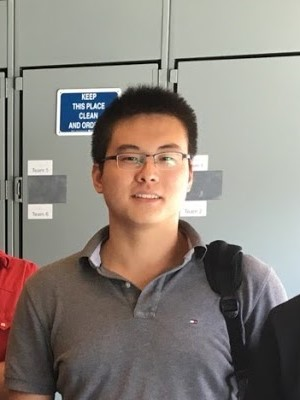
%> input picture hws/hw 3/IMG_2504 me.jpg, 300 x 400 px
$ octave hw3_pro1_skinColorDetection.m   (GNU Octave 9; MATLAB toolbox functions it lacks are replaced by stand-ins)
%> lines starting %> are read from the running program, lines starting %| are printed output that depends on the picture; in (x1, y1, x2, y2) boxes, pixels count from 0 and x2, y2 are one past the last pixel; in counts of white or black regions, pixels touching at a corner belong together; the program's own positions count from 1
clc; clear all; close all;
%% load input image
img = imread('IMG_2504 me.jpg');   % load the image into matrix
%> img is the input picture: size 400x300x3 uint8; mean R, G, B 139.8, 131.9, 124.6
figure
imshow(uint8(img));

[rows_img, cols_img,~] = size(img);   % image size
%> rows_img = 400; cols_img = 300
img_blank = ones(rows_img, cols_img, 3)*255;
%% RGB
img_RGB = img_blank;
for i = 2:rows_img-1
    for j = 2: cols_img-1
        R = img(i,j,1);
        G = img(i,j,2);
        B = img(i,j,3);
        if (R>95 && G>40 && B>20 && R>G && R>B && abs(R-G)>15)
            img_RGB(i,j,1) = 0;
            img_RGB(i,j,2) = 0;
            img_RGB(i,j,3) = 0;
        end
    end
end
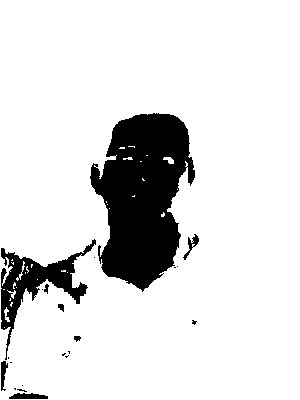
%> img_RGB: size 400x300x3 double; 86.9% white; 21 black regions (13 under 20 px), largest, box (x1, y1, x2, y2) and area: (90, 113, 195, 292) 12243, (1, 239, 96, 360) 2912, (9, 393, 48, 399) 179
figure
imshow(uint8(img_RGB));
%% Normalized rgb
img_NormalizedRGB = img_blank;
map_R = img(:,:,1);
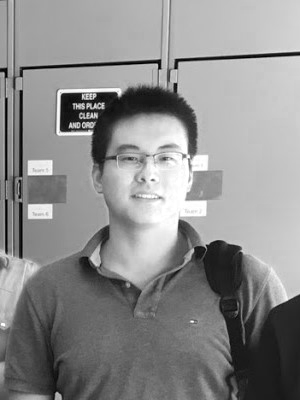
%> map_R: size 400x300 uint8; min 0, max 255, mean 139.8
map_G = img(:,:,2);
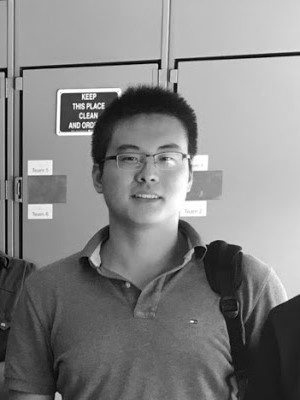
%> map_G: size 400x300 uint8; min 0, max 255, mean 131.9
map_B = img(:,:,3);
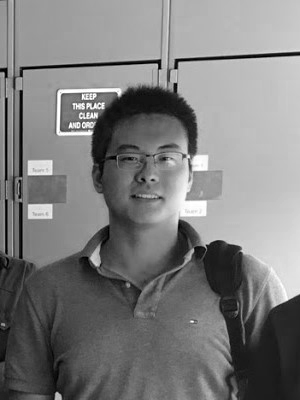
%> map_B: size 400x300 uint8; min 0, max 255, mean 124.6
for i = 2:rows_img-1
    for j = 2: cols_img-1
        R = map_R(i,j);
        G = map_G(i,j);
        B = map_B(i,j);
        r = double(R)/(double(R)+double(G)+double(B))*255;
        g = double(G)/(double(R)+double(G)+double(B))*255;
        b = double(B)/(double(R)+double(G)+double(B))*255;
        if (r>95 && g>40 && b>20 && r>g && r>b && abs(r-g)>15)
            img_NormalizedRGB(i,j,1) = 0;
            img_NormalizedRGB(i,j,2) = 0;
            img_NormalizedRGB(i,j,3) = 0;
        end
    end
end
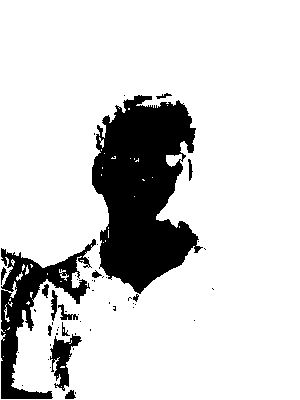
%> img_NormalizedRGB: size 400x300x3 double; 83.2% white; 53 black regions (39 under 20 px), largest, box (x1, y1, x2, y2) and area: (92, 95, 203, 294) 14113, (1, 239, 96, 399) 4537, (50, 334, 82, 391) 760
figure
imshow(uint8(img_NormalizedRGB));
%% build-in function
img_hsv = rgb2hsv(img);
%> img_hsv: size 400x300x3 double; mean H, S, V 0.28, 0.152, 0.561
figure
imshow(uint8(img_hsv*255));
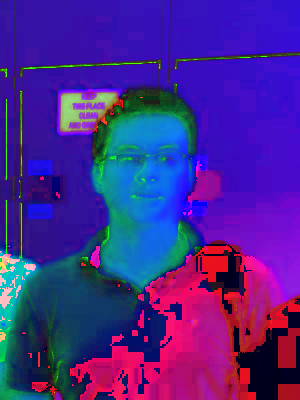
%> displayed picture: size 400x300x3, on the screen's scale of 0 to 255; mean R, G, B 71.4, 38.7, 143.2
